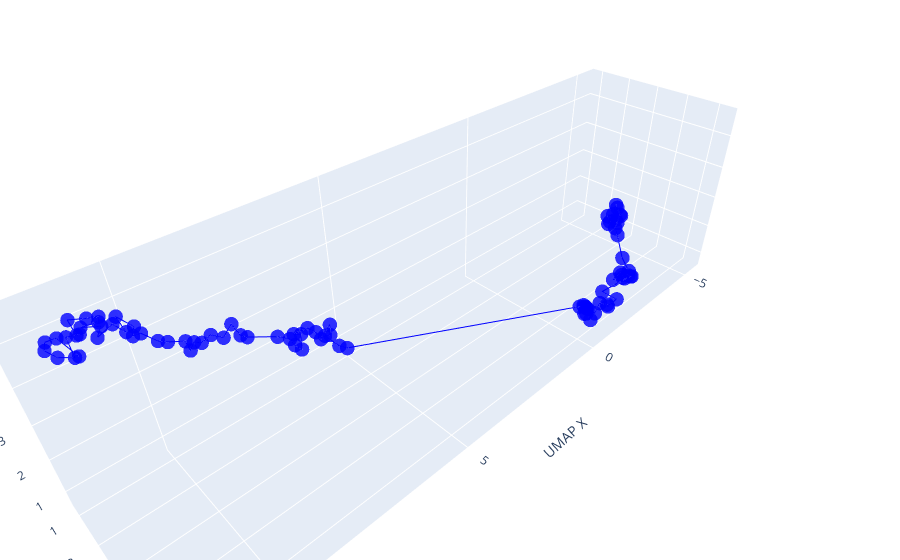

The cell this chart's notebook holds for it:
### Code cell
import plotly.graph_objs as go

# Assuming `embedding_2d` is actually a 3D array of embeddings from UMAP
x_coords = embedding_2d[:, 0]
y_coords = embedding_2d[:, 1]
z_coords = embedding_2d[:, 2]

# Create a trace for the scatter plot
trace = go.Scatter3d(
    x=x_coords,
    y=y_coords,
    z=z_coords,
    mode="markers+lines",  # Combine markers and lines
    marker=dict(size=5, opacity=0.8),
    line=dict(width=2, color="blue"),  # Customize line width and color
)

# Define the layout of the plot
layout = go.Layout(
    margin=dict(l=0, r=0, b=0, t=0),
    scene=dict(
        xaxis=dict(title="UMAP X"),
        yaxis=dict(title="UMAP Y"),
        zaxis=dict(title="UMAP Z"),
    ),
)

# Create the figure with the trace and layout
fig = go.Figure(data=[trace], layout=layout)

# Show the figure
fig.show()
